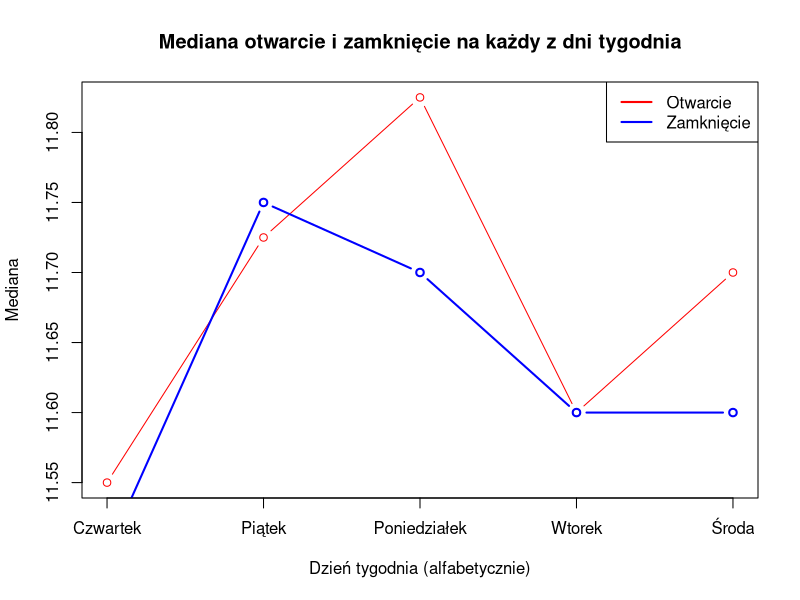
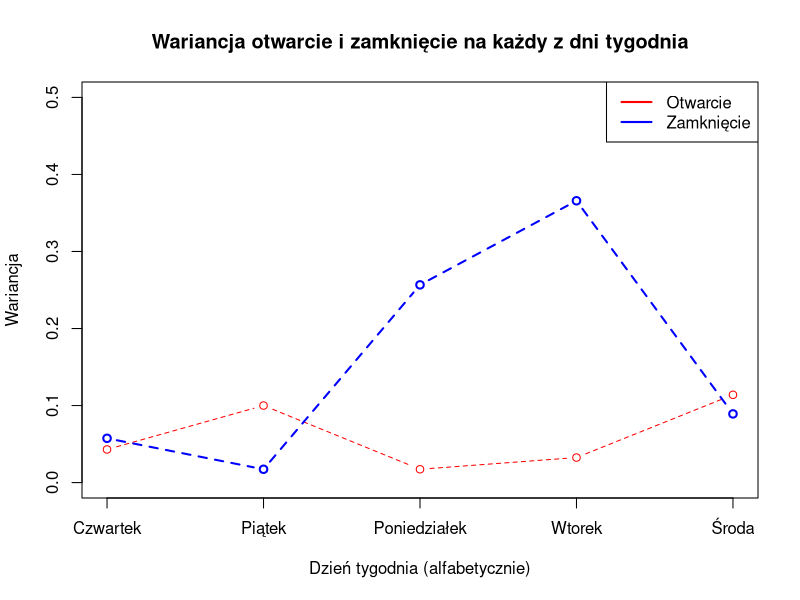
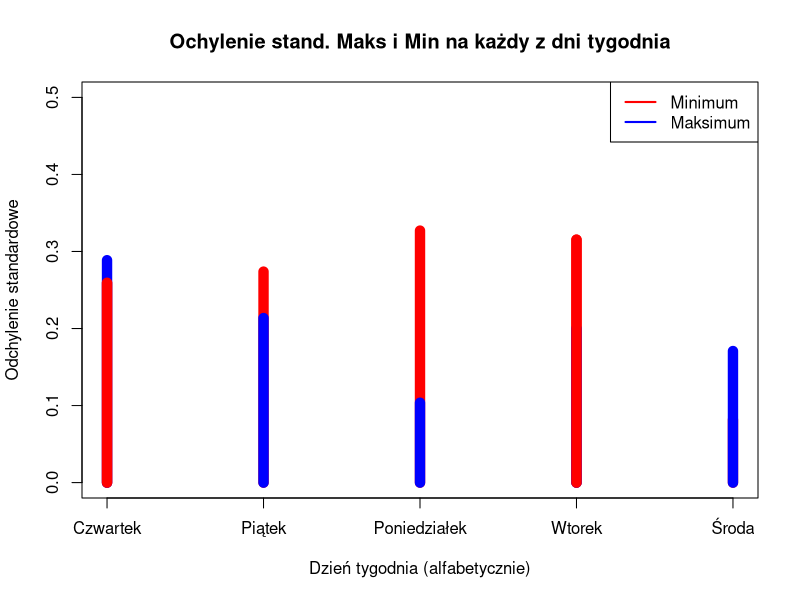

These figures' R source, in order:
## ---- chunk 1
knitr::opts_chunk$set(echo = TRUE)
## ---- chunk 2
dane <- read.csv2("aksiezak-data.csv")[,1:5]
dniTygodnia <- c("Środa","Czwartek","Piątek","Poniedziałek","Wtorek")
for(i in 1:nrow(dane)){
  dane[i,6]<-dniTygodnia[(i-1)%%(length(dniTygodnia))+1]
}
colnames(dane)[6]  <- "DzienTygodnia"
head(dane)
## ---- chunk 3
library(dplyr)
## ---- chunk 4
dane %>%
 filter(Otwarcie >= 11, Otwarcie <= 12, dane$Zamkniecie >= 11) %>%
 mutate(RoznicaOtwZamk = abs(Otwarcie-Zamkniecie), RoznicaMaksMin = abs(Maks-Min) ) %>%
 group_by(DzienTygodnia) %>%
 summarise(medianaOtw = median(Otwarcie, na.rm=TRUE), medianaZamk = median(Zamkniecie, na.rm=TRUE))-> result1
head(result1)
## ---- chunk 5
x <- seq(1:5)
plot(x ,result1$medianaOtw, type = "b", main = "Mediana otwarcie i zamknięcie na każdy z dni tygodnia", col = "red", xlab = "Dzień tygodnia (alfabetycznie)", ylab = "Mediana", xaxt="n")
lines(x, result1$medianaZamk, type = "b",lwd = "2", col="blue")
axis(1, at = x, labels = c(result1$DzienTygodnia))
legend("topright", c("Otwarcie", "Zamknięcie"), lwd ="2", col=c("red", "blue"))
## ---- chunk 6
dane %>%
 filter(Otwarcie >= 12, Zamkniecie >= 11, Maks > 12) %>%
 mutate(RoznicaOtwZamk = abs(Otwarcie-Zamkniecie), RoznicaMaksMin = abs(Maks-Min) ) %>%
 group_by(DzienTygodnia) %>%
 summarise(VarOtw = var(Otwarcie, na.rm=TRUE), VarZamk = var(Zamkniecie, na.rm=TRUE))-> result2
head(result2)
## ---- chunk 7
x <- seq(1:5)
plot(x ,result2$VarOtw,ylim=c(0, 0.5) ,type = "b", main = "Wariancja otwarcie i zamknięcie na każdy z dni tygodnia", col = "red", xlab = "Dzień tygodnia (alfabetycznie)", ylab = "Wariancja", xaxt="n", lty="dashed")
lines(x, result2$VarZamk, type = "b",lwd = "2", col="blue", lty="dashed")
axis(1, at = x, labels = c(result2$DzienTygodnia))
legend("topright", c("Otwarcie", "Zamknięcie"), lwd ="2", col=c("red", "blue"))
## ---- chunk 8
dane %>%
 filter( Min >= 11 , Min <=12.5, Maks<12 ) %>%
 mutate(MinKwadrat = (Min^2), MaksKwadrat = (Maks^2) ) %>%
 group_by(DzienTygodnia) %>%
 summarise(OdchylenieMin = sd(Min, na.rm=TRUE), OdchylenieMaks = sd(Maks, na.rm=TRUE)) -> result3
head(result3)
## ---- chunk 9
x <- seq(1:5)
plot(x ,result3$OdchylenieMin, ylim=c(0, 0.5), type = "h", main = "Ochylenie stand. Maks i Min na każdy z dni tygodnia", col = "red", xlab = "Dzień tygodnia (alfabetycznie)", ylab = "Odchylenie standardowe", xaxt="n", lwd="10")
lines(x, result3$OdchylenieMaks, type = "h",lwd = "10", col="blue")
axis(1, at = x, labels = c(result3$DzienTygodnia))
legend("topright", c("Minimum", "Maksimum"), lwd ="2", col=c("red", "blue"))
#Poprawienie widoczności czerwone<niebieskie 
lines(x=1, result3$OdchylenieMin[1], type = "h",lwd = "10", col="red")
lines(x=4, result3$OdchylenieMin[4], type = "h",lwd = "10", col="red")
